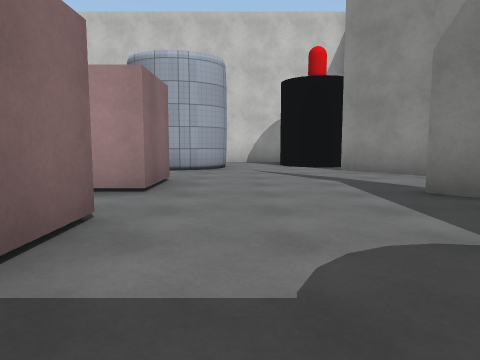
View 1 (above)

16 first-person views from a walk through a scene from a Unity 3-D project. The camera is 1.2 m above the floor, tilts 6° down and sees 70° across. The floor is counted in squares, 2 m on a side. Each view is taken from the middle of a square. On the plan, view 1 faces up. The plan holds only what a view shows up to about 10 squares ahead; the rest is blank. The place goes on beyond the plan. The terrain is drawn as flat ground. The player is left out. Surface patterns are stand-ins for the level's own textures.

View 2
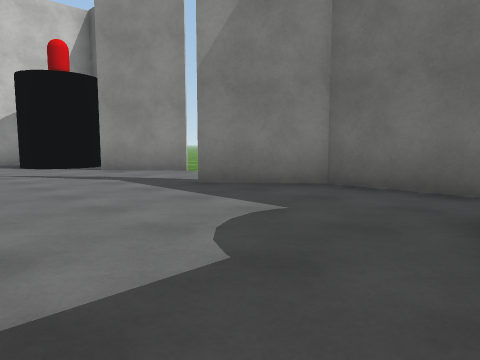

View 3
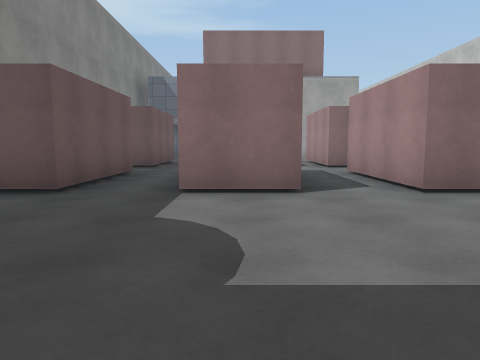

View 4
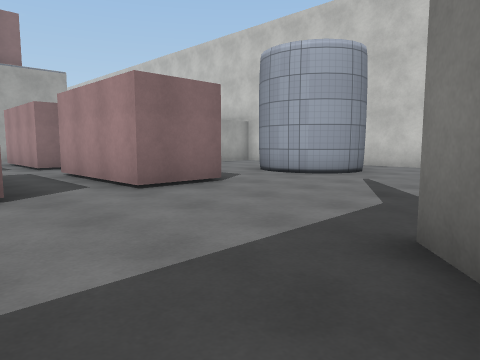

View 5
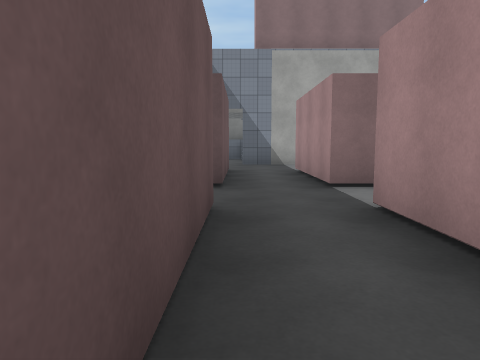

View 6
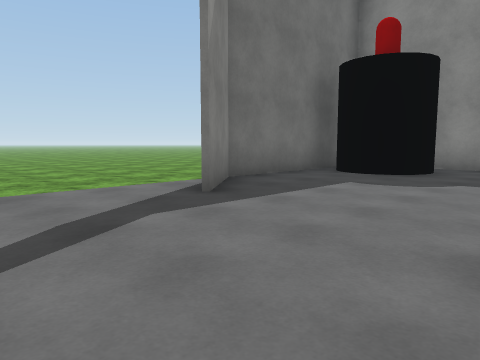

View 7
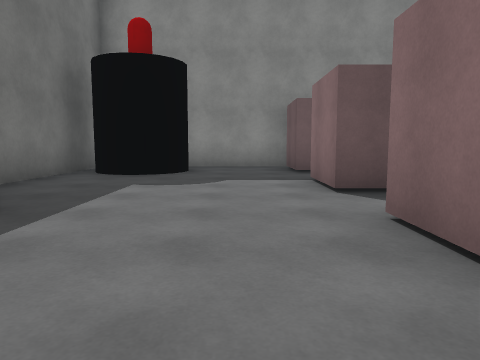

View 8
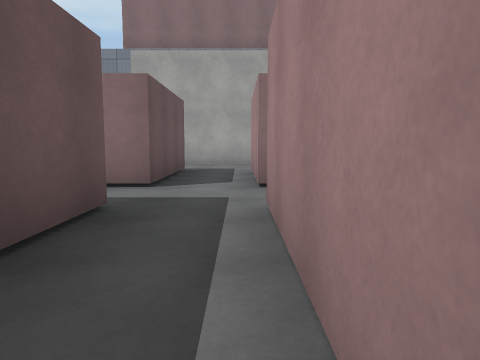

View 9
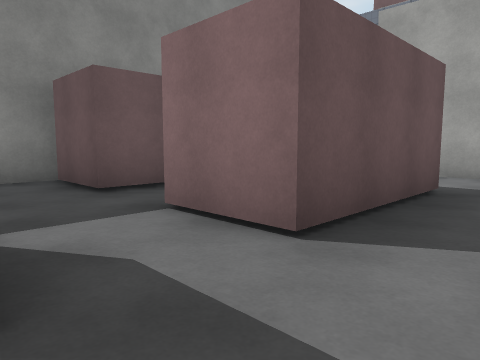

View 10
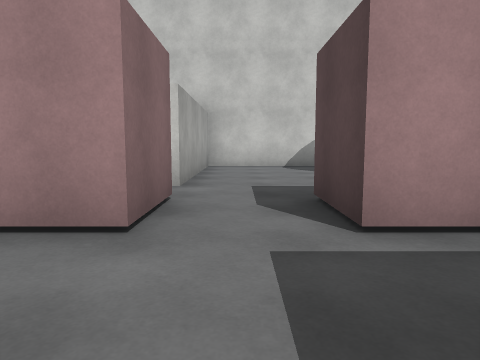

View 11
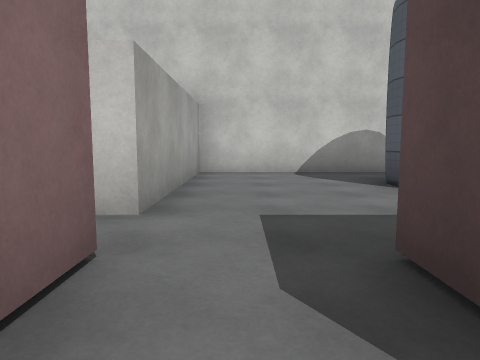

View 12
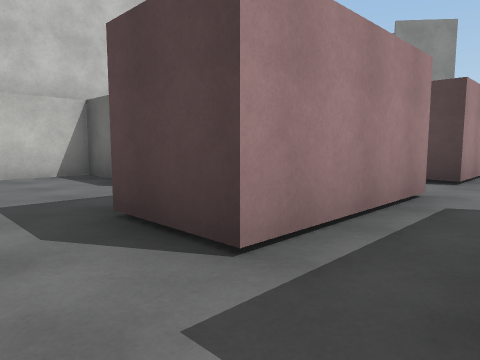

View 13
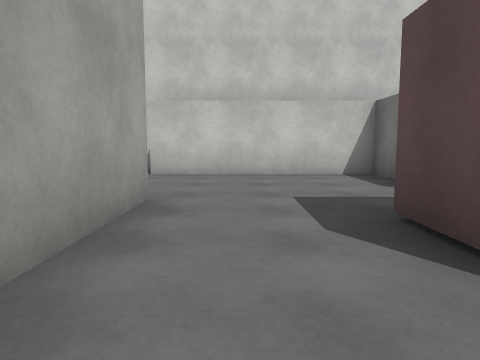

View 14
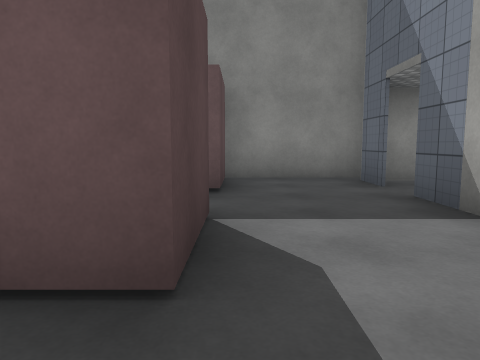

View 15
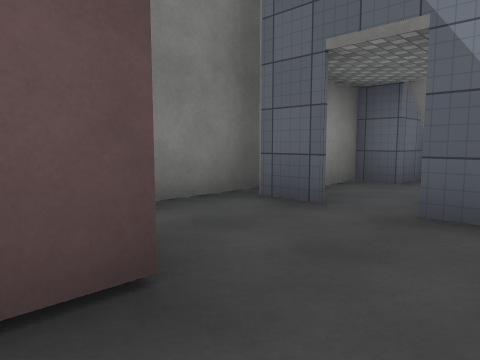

View 16
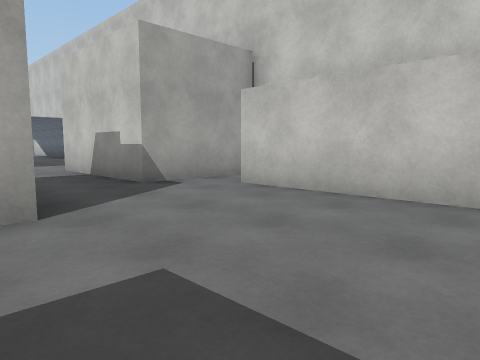

### Floor plan
Points are (right, up) in squares from view 1. A wall is a line through its corners. A room is listed if a view was taken in it or the views show most of it. See-through windows are left out.
Room 1 (views 1, 2, 3, 4, 5, 6, 7, 8, 9, 10, 11, 12, 13, 14, 15)
walls: (-2.8, 1.3) (-4.2, 1.3); (-4.2, 2.8) (-1.2, 2.8) (-1.2, 1.2); (-1.2, 5.9) (-1.2, 4.3) (-4.2, 4.3); (-5.7, 2.8) (-5.7, 1.3) (-8.7, 1.3) (-8.7, 2.8) (-5.7, 2.8); (-4.2, -0.2) (-1.2, -0.2) (-1.2, -1.8); (-5.7, 4.3) (-8.7, 4.3); (1.3, -0.1) (1.7, 0.3); (1.2, -0.4) (1.5, 0.2) (2.3, 0.4); (2.1, 0.3) (2.6, 0.3); (-0.9, 8) (-1.3, 7.8); (2.5, 0.3) (2.7, 0.2) (3, -0.1); (-1.2, -2.2) (1.6, -2.2); (-0.6, 8.2) (-1.1, 7.8) (-1.7, 7.8); (-0.4, 9.3) (-0.3, 8.8); (3.7, 6.2) (2.3, 7.8); (-6, -2.2) (-5, -2.2); (1.8, 8.8) (1.6, 9); (2.2, 8.8) (1.7, 8.9) (1.3, 9.3); (3.6, -1.5) (3.6, 2.7) (2.3, 4.2); (-8.7, -1.5) (-8.7, -0.2) (-5.7, -0.2) (-5.7, -1.8); (1.5, 11.3) (-1.5, 11.3); (-11, 4.4) (-11, 0); (-11, -0.8) (-11, -1.8); (-11.6, -2.2) (-8.6, -2.2)
ways out: opening at (-9.5, 5) to room 2; opening at (-5, 5) to room 3; opening at (-2, 6.5) to room 3; gap at (-11, -0.5)
Room 2 (view 16)
walls: (-11, 6.9) (-11, 4.4); (-7.4, 8.8) (-7.4, 9.8) (-11.9, 9.8); (-8.7, 4.3) (-8.7, 5.8); (-12.8, 10.9) (-12.8, 8.7)
ways out: opening at (-9.5, 5) to room 1; opening at (-6.5, 6) to room 3; opening at (-13, 8)
Room 3 (no view inside)
walls: (-5.7, 5.8) (-5.7, 4.3); (-4.2, 4.3) (-4.2, 5.8); (-1.5, 11.3) (-5.7, 11.3) (-5.7, 6.9) (-6.2, 6.9)
ways out: opening at (-5, 5) to room 1; opening at (-2, 6.5) to room 1; opening at (-6.5, 6) to room 2

Where each view was taken, in squares from view 1:
view 1: 0 up, 0 right, facing up
view 2: 0 up, 1 left, facing up-right
view 3: 2 up, 3 right, facing left
view 4: 2 up, 3 right, facing up-left
view 5: 0 up, 1 left, facing left
view 6: 7 up, 1 left, facing down-right
view 7: 7 up, 0 right, facing down
view 8: 4 up, 1 left, facing left
view 9: 4 up, 4 left, facing down-left
view 10: 2 up, 5 left, facing up
view 11: 4 up, 5 left, facing up
view 12: 3 up, 10 left, facing up-right
view 13: 3 up, 10 left, facing up
view 14: 4 up, 9 left, facing down
view 15: 1 up, 8 left, facing down-left
view 16: 6 up, 8 left, facing up-left
